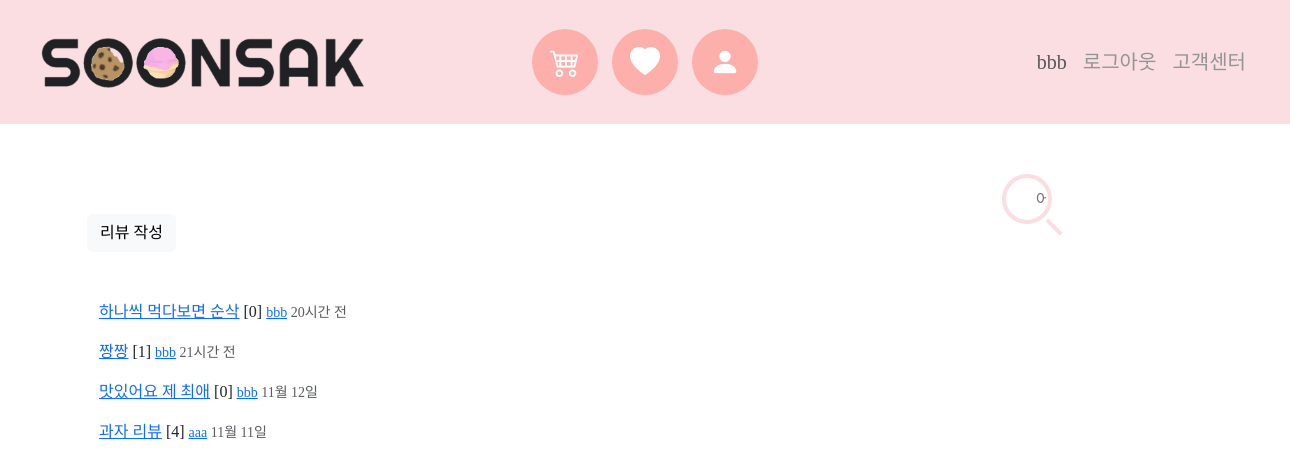
Screenshot of /reviews/ (signed in) with the database file from the repository.
### accounts/models.py (models this page shows)
class User(AbstractUser):
    pass
    address = models.CharField(max_length=250)
    followings = models.ManyToManyField('self', symmetrical=False, related_name='followers')
    profile_image = ProcessedImageField(
        upload_to="images/accounts/",
        blank=True,
        processors=[ResizeToFill(300, 300)],
        format="JPEG",
        options={"quality": 100},
    )

### reviews/models.py (models this page shows)
class Review(models.Model):
    content = models.TextField()
    review_image = ProcessedImageField(
        upload_to="images/reviews/",
        blank=True,
        processors=[ResizeToFill(300, 300)],
        format="JPEG",
        options={"quality": 100},
    )
    created_at = models.DateTimeField(auto_now_add=True, verbose_name='등록 시간')
    updated_at = models.DateTimeField(auto_now=True)
    user = models.ForeignKey(User, on_delete=models.CASCADE, related_name='review_user')
    @property
    def created_string(self):
        time = datetime.now(tz=timezone.utc) - self.created_at
        if time < timedelta(minutes=1):
            return '방금 전'
        elif time < timedelta(hours=1):
            return str(int(time.seconds / 60)) + '분 전'
        elif time < timedelta(days=1):
            return str(int(time.seconds / 3600)) + '시간 전'
        else:
            return False
    review_comments = models.PositiveIntegerField(verbose_name='댓글 수', null=True)

### reviews/views.py (the view)
# urls.py: path('', views.index, name="index"),
@require_safe
def index(request):
    reviews = Review.objects.order_by('-pk')
    context = {
        'reviews' : reviews
    }
    return render(request, 'reviews/index.html', context)

### reviews/templates/reviews/index.html
{% extends 'base.html' %}
{% load django_bootstrap5 %}
{% block content %}
  <a href="{% url 'reviews:create' %}" class="btn btn-light">리뷰 작성</a>
  <div class="container mt-5">
    {% for review in reviews %}
      <div class="mt-3">
        <a href="{% url 'reviews:detail' review.pk %}">{{ review.content }}</a>
        {% if review.comments %}
          <span>[{{ review.comments.count }}]</span>
        {% endif %}
        <small>
          <a href="{% url 'accounts:detail' review.user.pk %}">{{ review.user.username }}</a>
        </small>
        {% if review.created_string == False %}
          <small class="text-muted">{{ review.created_at|date:'m월 d일' }}</small>
        {% else %}
          <small class="text-muted">{{ review.created_string }}</small>
        {% endif %}
      </div>
    {% endfor %}
  </div>
{% endblock content %}

### templates/base.html (shortened to what this page needs)
{% load static %}
{% load django_bootstrap5 %}
<!DOCTYPE html>
<html lang="en">
  <head>
    <link rel="stylesheet" href="https://cdn.jsdelivr.net/npm/bootstrap-icons@1.5.0/font/bootstrap-icons.css">
    <link href="https://cdn.jsdelivr.net/npm/bootstrap@5.2.2/dist/css/bootstrap.min.css" rel="stylesheet">
    <link rel="stylesheet" href="https://use.fontawesome.com/releases/v5.3.1/css/all.css">
    {% bootstrap_css %}
    <link rel="stylesheet" href="{% static 'css/style.css' %}">
  </head>
  <body>
    <nav class="navbar navbar-expand-lg" style="background-color: #FADEE1;">
      <div class="container-fluid">
        <div class="ps-3">
          <a class="navbar-brand" href="{% url 'accounts:index' %}">
            <img src="{% static 'images/black2.png' %}" alt="SOONSAK" width="350px;">
          </a>
        </div>
        <div>
          <div class="collapse navbar-collapse" id="navbarSupportedContent">
            <div class="d-flex flex-column navbar-nav me-auto mb-2 mb-lg-0 align-items-center">
              <ul>
                <li>
                  <a href="#">
                    <i class="fas bi bi-cart4"></i>
                  </a>
                </li>
                <li>
                  <a href="#">
                    <i class="fas bi bi-heart-fill"></i>
                  </a>
                </li>
                <li>
                  <a href="">
                    <i class="fas bi bi-person-fill"></i>
                  </a>
                </li>
              </ul>
              <div class="menu">
                {% if request.user.is_authenticated %}
                  <li>
                    <a href="{% url 'accounts:detail' user.pk %}" class="text-muted">{{ request.user }}</a>
                  </li>
                  <li>
                    <a href="{% url 'accounts:logout' %}">로그아웃</a>
                  </li>
                {% endif %}
                <li>
                  <a href="#">고객센터</a>
                </li>
              </div>
            </div>
          </div>
        </div>
      </div>
    </nav>
    <div class="d-flex justify-content-center">
      <form id="content">
        <input type="text" name="input" class="q_input_css" id="search-input" placeholder="       어떤 과자를 찾고 계신가요?">
        <button type="reset" class="search" id="search-btn"></button>
      </form>
    </div>
    <div class="container" style="margin-top: 90px;">
      {% block content %}{% endblock content %}
    </div>
  </body>
</html>

### static/css/style.css (style rules this page uses)
body { font-family: LeeSeoyun; }
ul { position: absolute; top:50%; left:50%; transform: translate(-50%, -50%); margin: 0; padding: 0; display: flex; }
ul li { list-style: none; }
ul li a { position: relative; display: block; width: 60px; height: 60px; background: #FDAFAB; color: #fff; text-align: center; line-height: 60px; margin: 0 10px; box-shadow: 0 0 0 3px #FDAFAB; overflow: hidden; border-radius: 50%; }
ul li a i.fas { position: relative; font-size: 30px; width: 100%; height: 100%; line-height: 60px; transition: 0.5s; }
ul li a:before { content: ' '; position: absolute; top: 0; left: 0; width: 100%; height: 100%; background: #fff; transform-origin: top; transform: scaleY(0); transition: transform 0.5s; }
.menu { display: flex; margin-right: 2rem; font-size: 20px; }
.menu li a { position: relative; text-decoration: none; color: #949494; margin-left: 1rem; }
.menu li a::before { content: ""; height: 4px; width: 0; border-radius: 2px; transition: 0.3s; position: absolute; bottom: 0; left: 0; }
#content { position: absolute; height: 50px; width: 300px; margin-left: 170px; top: 28%; left: 80%; transform: translate(-50%, -50%); }
.q_input_css { box-sizing: border-box; width: 50px; height: 50px; border: 4px solid #FADEE1; border-radius: 50%; background: none; color: #FADEE1; font-size: 16px; font-weight: 400; font-family: Roboto; outline: 0; -webkit-transition: width 0.4s ease-in-out, border-radius 0.8s ease-in-out, padding 0.2s; transition: width 0.4s ease-in-out, border-radius 0.8s ease-in-out, padding 0.2s; -webkit-transition-delay: 0.4s; transition-delay: 0.4s; -webkit-transform: translate(-100%, -50%); -ms-transform: translate(-100%, -50%); transform: translate(-100%, -50%); }
.search { background: none; position: absolute; top: 0px; left: 0; height: 50px; width: 50px; padding: 0; border-radius: 100%; outline: 0; border: 0; color: inherit; cursor: pointer; -webkit-transition: 0.2s ease-in-out; transition: 0.2s ease-in-out; -webkit-transform: translate(-100%, -50%); -ms-transform: translate(-100%, -50%); transform: translate(-100%, -50%); }
.search:before { content: ""; position: absolute; width: 20px; height: 4px; background-color: #FADEE1; -webkit-transform: rotate(45deg); -ms-transform: rotate(45deg); transform: rotate(45deg); margin-top: 26px; margin-left: 17px; -webkit-transition: 0.2s ease-in-out; transition: 0.2s ease-in-out; }

### rows the page displays
User: user "bbb"
Review: content "하나씩 먹다보면 순삭", comments.count "0", user.username "bbb", created_string "20시간 전"
Review: content "짱짱", comments.count "1", user.username "bbb", created_string "21시간 전"
Review: content "맛있어요 제 최애", comments.count "0", user.username "bbb", created_at "11월 12일"
Review: content "과자 리뷰", comments.count "4", user.username "aaa", created_at "11월 11일"
